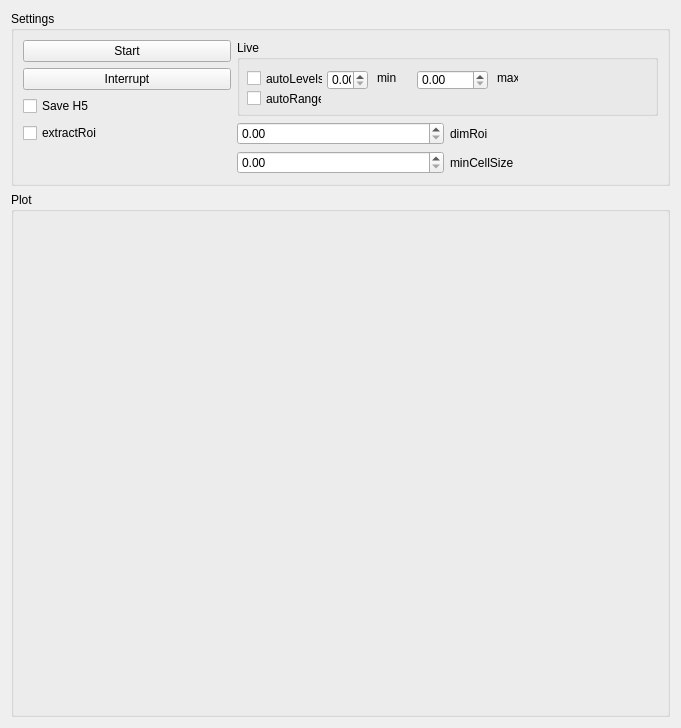
<?xml version="1.0" encoding="UTF-8"?>
<ui version="4.0">
 <class>Form</class>
 <widget class="QWidget" name="Form">
  <property name="geometry">
   <rect>
    <x>0</x>
    <y>0</y>
    <width>681</width>
    <height>728</height>
   </rect>
  </property>
  <property name="windowTitle">
   <string>Form</string>
  </property>
  <layout class="QGridLayout" name="gridLayout_2" rowstretch="0,1">
   <item row="1" column="0">
    <widget class="QGroupBox" name="plot_groupBox">
     <property name="title">
      <string>Plot</string>
     </property>
     <layout class="QVBoxLayout" name="verticalLayout"/>
    </widget>
   </item>
   <item row="0" column="0">
    <widget class="QGroupBox" name="settings_groupBox">
     <property name="title">
      <string>Settings</string>
     </property>
     <layout class="QGridLayout" name="gridLayout">
      <item row="3" column="0">
       <widget class="QCheckBox" name="extractRoi_checkBox">
        <property name="text">
         <string>extractRoi</string>
        </property>
       </widget>
      </item>
      <item row="3" column="1">
       <widget class="QDoubleSpinBox" name="dimRoi_doubleSpinBox"/>
      </item>
      <item row="0" column="0">
       <widget class="QPushButton" name="start_pushButton">
        <property name="text">
         <string>Start</string>
        </property>
       </widget>
      </item>
      <item row="2" column="0">
       <widget class="QCheckBox" name="save_h5_checkBox">
        <property name="text">
         <string>Save H5</string>
        </property>
       </widget>
      </item>
      <item row="1" column="0">
       <widget class="QPushButton" name="interrupt_pushButton">
        <property name="text">
         <string>Interrupt</string>
        </property>
       </widget>
      </item>
      <item row="4" column="1">
       <widget class="QDoubleSpinBox" name="minCellSize_doubleSpinBox"/>
      </item>
      <item row="3" column="2">
       <widget class="QLabel" name="label_max_2">
        <property name="text">
         <string>dimRoi</string>
        </property>
       </widget>
      </item>
      <item row="0" column="1" rowspan="3" colspan="2">
       <widget class="QGroupBox" name="Live_groupBox">
        <property name="title">
         <string>Live</string>
        </property>
        <widget class="QCheckBox" name="autoLevels_checkBox">
         <property name="geometry">
          <rect>
           <x>10</x>
           <y>30</y>
           <width>76</width>
           <height>17</height>
          </rect>
         </property>
         <property name="text">
          <string>autoLevels</string>
         </property>
        </widget>
        <widget class="QDoubleSpinBox" name="min_doubleSpinBox">
         <property name="geometry">
          <rect>
           <x>90</x>
           <y>30</y>
           <width>41</width>
           <height>20</height>
          </rect>
         </property>
        </widget>
        <widget class="QDoubleSpinBox" name="max_doubleSpinBox">
         <property name="geometry">
          <rect>
           <x>180</x>
           <y>30</y>
           <width>71</width>
           <height>20</height>
          </rect>
         </property>
        </widget>
        <widget class="QLabel" name="label_max">
         <property name="geometry">
          <rect>
           <x>140</x>
           <y>30</y>
           <width>21</width>
           <height>16</height>
          </rect>
         </property>
         <property name="text">
          <string>min</string>
         </property>
        </widget>
        <widget class="QLabel" name="label_min">
         <property name="geometry">
          <rect>
           <x>260</x>
           <y>30</y>
           <width>21</width>
           <height>16</height>
          </rect>
         </property>
         <property name="text">
          <string>max</string>
         </property>
        </widget>
        <widget class="QCheckBox" name="autoRange_checkBox">
         <property name="geometry">
          <rect>
           <x>10</x>
           <y>50</y>
           <width>75</width>
           <height>17</height>
          </rect>
         </property>
         <property name="text">
          <string>autoRange</string>
         </property>
        </widget>
        <zorder>label_max</zorder>
        <zorder>autoLevels_checkBox</zorder>
        <zorder>min_doubleSpinBox</zorder>
        <zorder>max_doubleSpinBox</zorder>
        <zorder>label_min</zorder>
        <zorder>autoRange_checkBox</zorder>
       </widget>
      </item>
      <item row="4" column="2">
       <widget class="QLabel" name="label_min_2">
        <property name="text">
         <string>minCellSize</string>
        </property>
       </widget>
      </item>
     </layout>
    </widget>
   </item>
  </layout>
 </widget>
 <resources/>
 <connections/>
</ui>
